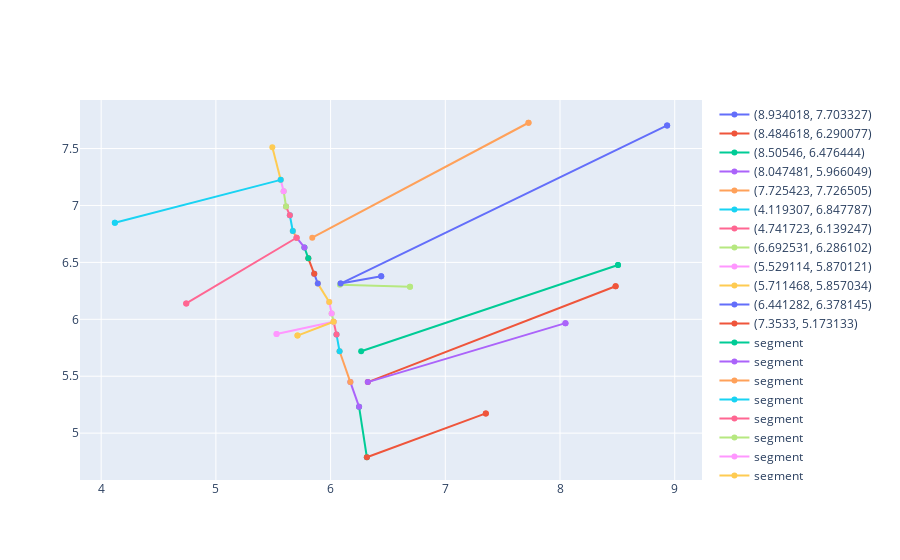

Here is the notebook cell this chart was saved with:
### Code cell
arbor_best_cost('002_1_c_day4.csv', 0.5, 0, 0)

### Figure 1 — Plotly figure (JSON) as saved in the notebook; plotly's stock layout.template omitted (floating-point values rounded to 4 significant figures)
{"data": [{"name": "(8.934018, 7.703327)", "type": "scatter", "x": [8.934], "y": [7.703]}, {"name": "(8.484618, 6.290077)", "type": "scatter", "x": [8.485], "y": [6.29]}, {"name": "(8.50546, 6.476444)", "type": "scatter", "x": [8.505], "y": [6.476]}, {"name": "(8.047481, 5.966049)", "type": "scatter", "x": [8.047], "y": [5.966]}, {"name": "(7.725423, 7.726505)", "type": "scatter", "x": [7.725], "y": [7.727]}, {"name": "(4.119307, 6.847787)", "type": "scatter", "x": [4.119], "y": [6.848]}, {"name": "(4.741723, 6.139247)", "type": "scatter", "x": [4.742], "y": [6.139]}, {"name": "(6.692531, 6.286102)", "type": "scatter", "x": [6.693], "y": [6.286]}, {"name": "(5.529114, 5.870121)", "type": "scatter", "x": [5.529], "y": [5.87]}, {"name": "(5.711468, 5.857034)", "type": "scatter", "x": [5.711], "y": [5.857]}, {"name": "(6.441282, 6.378145)", "type": "scatter", "x": [6.441], "y": [6.378]}, {"name": "(7.3533, 5.173133)", "type": "scatter", "x": [7.353], "y": [5.173]}, {"name": "segment", "type": "scatter", "x": [6.316, 6.249], "y": [4.788, 5.231]}, {"name": "segment", "type": "scatter", "x": [6.249, 6.172], "y": [5.231, 5.448]}, {"name": "segment", "type": "scatter", "x": [6.172, 6.078], "y": [5.448, 5.719]}, {"name": "segment", "type": "scatter", "x": [6.078, 6.052], "y": [5.719, 5.866]}, {"name": "segment", "type": "scatter", "x": [6.052, 6.026], "y": [5.866, 5.979]}, {"name": "segment", "type": "scatter", "x": [6.026, 6.009], "y": [5.979, 6.052]}, {"name": "segment", "type": "scatter", "x": [6.009, 5.988], "y": [6.052, 6.153]}, {"name": "segment", "type": "scatter", "x": [5.988, 5.889], "y": [6.153, 6.314]}, {"name": "segment", "type": "scatter", "x": [5.889, 5.857], "y": [6.314, 6.399]}, {"name": "segment", "type": "scatter", "x": [5.857, 5.806], "y": [6.399, 6.536]}, {"name": "segment", "type": "scatter", "x": [5.806, 5.772], "y": [6.536, 6.631]}, {"name": "segment", "type": "scatter", "x": [5.772, 5.704], "y": [6.631, 6.716]}, {"name": "segment", "type": "scatter", "x": [5.704, 5.671], "y": [6.716, 6.776]}, {"name": "segment", "type": "scatter", "x": [5.671, 5.645], "y": [6.776, 6.913]}, {"name": "segment", "type": "scatter", "x": [5.645, 5.612], "y": [6.913, 6.991]}, {"name": "segment", "type": "scatter", "x": [5.612, 5.591], "y": [6.991, 7.126]}, {"name": "segment", "type": "scatter", "x": [5.591, 5.565], "y": [7.126, 7.225]}, {"name": "segment", "type": "scatter", "x": [5.565, 5.492], "y": [7.225, 7.512]}, {"name": "3.262298244096904", "type": "scatter", "x": [6.087, 8.934], "y": [6.314, 7.703]}, {"name": "2.4334205058173595", "type": "scatter", "x": [6.325, 8.485], "y": [5.448, 6.29]}, {"name": "2.506920536979187", "type": "scatter", "x": [6.267, 8.505], "y": [5.719, 6.476]}, {"name": "1.9141600043693008", "type": "scatter", "x": [6.325, 8.047], "y": [5.448, 5.966]}, {"name": "2.1933097172476685", "type": "scatter", "x": [5.84, 7.725], "y": [6.716, 7.727]}, {"name": "1.4941227821210006", "type": "scatter", "x": [5.565, 4.119], "y": [7.225, 6.848]}, {"name": "1.121669346844247", "type": "scatter", "x": [5.704, 4.742], "y": [6.716, 6.139]}, {"name": "0.7002057292462316", "type": "scatter", "x": [6.081, 6.693], "y": [6.304, 6.286]}, {"name": "0.509058786738821", "type": "scatter", "x": [6.026, 5.529], "y": [5.979, 5.87]}, {"name": "0.33765529113727855", "type": "scatter", "x": [6.026, 5.711], "y": [5.979, 5.857]}, {"name": "0.4542613615077542", "type": "scatter", "x": [6.087, 6.441], "y": [6.314, 6.378]}, {"name": "1.1061954037677977", "type": "scatter", "x": [6.316, 7.353], "y": [4.788, 5.173]}], "layout": {"autosize": true, "xaxis": {"autorange": true, "range": [3.828, 9.225], "type": "linear"}, "yaxis": {"autorange": true, "range": [4.546, 7.969], "type": "linear"}}}
